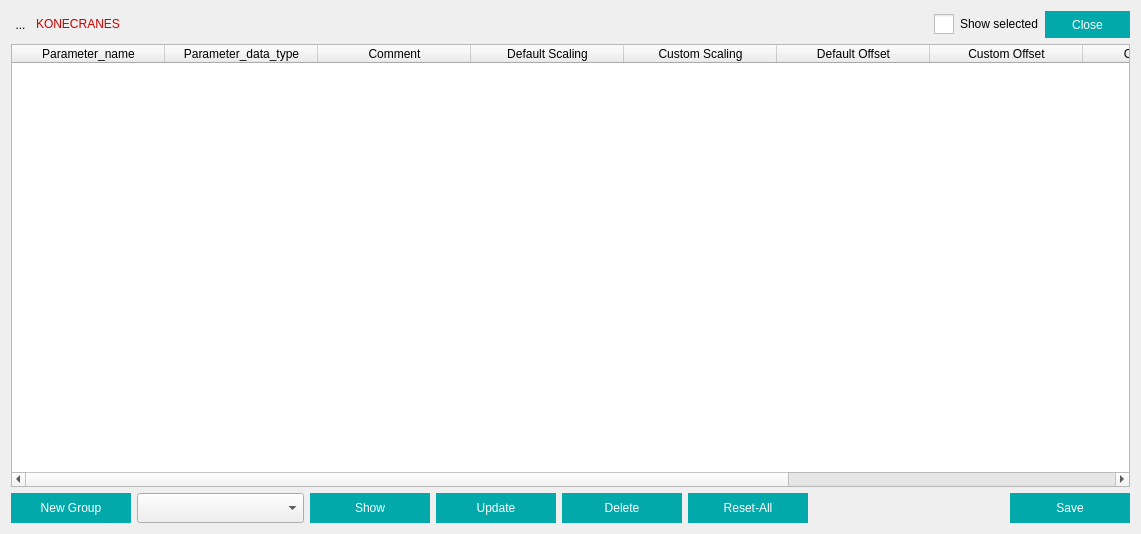
<?xml version="1.0" encoding="UTF-8"?>
<ui version="4.0">
 <class>Scaling</class>
 <widget class="QWidget" name="Scaling">
  <property name="geometry">
   <rect>
    <x>0</x>
    <y>0</y>
    <width>1141</width>
    <height>534</height>
   </rect>
  </property>
  <property name="windowTitle">
   <string>Form</string>
  </property>
  <property name="styleSheet">
   <string notr="true">font: 11pt &quot;MS Shell Dlg 2&quot;;</string>
  </property>
  <layout class="QVBoxLayout" name="verticalLayout_2">
   <item>
    <layout class="QVBoxLayout" name="verticalLayout">
     <item>
      <layout class="QHBoxLayout" name="horizontalLayout_16">
       <item>
        <widget class="QToolButton" name="toolButton">
         <property name="styleSheet">
          <string notr="true">QToolButton{
border:none;
}</string>
         </property>
         <property name="text">
          <string>...</string>
         </property>
         <property name="icon">
          <iconset resource="img.qrc">
           <normaloff>:/images/C_logo.png</normaloff>:/images/C_logo.png</iconset>
         </property>
         <property name="iconSize">
          <size>
           <width>16</width>
           <height>16</height>
          </size>
         </property>
        </widget>
       </item>
       <item>
        <widget class="QLabel" name="label">
         <property name="sizePolicy">
          <sizepolicy hsizetype="Fixed" vsizetype="Fixed">
           <horstretch>0</horstretch>
           <verstretch>0</verstretch>
          </sizepolicy>
         </property>
         <property name="styleSheet">
          <string notr="true">color: rgb(204, 0, 0);</string>
         </property>
         <property name="text">
          <string>KONECRANES</string>
         </property>
        </widget>
       </item>
       <item>
        <spacer name="horizontalSpacer">
         <property name="orientation">
          <enum>Qt::Horizontal</enum>
         </property>
         <property name="sizeHint" stdset="0">
          <size>
           <width>40</width>
           <height>20</height>
          </size>
         </property>
        </spacer>
       </item>
       <item>
        <widget class="QCheckBox" name="chbx_All_saved_group">
         <property name="styleSheet">
          <string notr="true">QCheckBox:indicator
{
	width  : 20px;
	height :20px;
}
QCheckBox::indicator:unchecked
{
	image:url(:/images/unchecked-20x20.png);
}
QCheckBox::indicator:checked
{
	image:url(:/images/checked-20x20.png);
}</string>
         </property>
         <property name="text">
          <string>Show selected</string>
         </property>
        </widget>
       </item>
       <item>
        <widget class="QPushButton" name="pushButton">
         <property name="minimumSize">
          <size>
           <width>85</width>
           <height>27</height>
          </size>
         </property>
         <property name="maximumSize">
          <size>
           <width>85</width>
           <height>27</height>
          </size>
         </property>
         <property name="styleSheet">
          <string notr="true">QPushButton
{
border: 2px solid red;
border-width : 2px;
border-color: rgba(2,169,170,255);
	color: rgb(255, 255, 255);
background-color: rgba(2,169,170,255);
font: 10pt &quot;Open Sans&quot;;
}
QPushButton:pressed
{
	border:1px solid red;
}
 QPushButton:hover 
{
     background-color:rgb(255, 255, 255);
	color: rgb(0, 0, 0);
 }
QToolTip
{
	background-color: rgb(255, 255, 127);
	color:rgb(0,0,0);
}
</string>
         </property>
         <property name="text">
          <string>Close</string>
         </property>
        </widget>
       </item>
      </layout>
     </item>
     <item>
      <widget class="QTableWidget" name="tableWidget">
       <property name="editTriggers">
        <set>QAbstractItemView::NoEditTriggers</set>
       </property>
       <property name="rowCount">
        <number>0</number>
       </property>
       <property name="columnCount">
        <number>10</number>
       </property>
       <attribute name="horizontalHeaderCascadingSectionResizes">
        <bool>false</bool>
       </attribute>
       <attribute name="horizontalHeaderMinimumSectionSize">
        <number>50</number>
       </attribute>
       <attribute name="horizontalHeaderDefaultSectionSize">
        <number>153</number>
       </attribute>
       <column>
        <property name="text">
         <string>Parameter_name</string>
        </property>
       </column>
       <column>
        <property name="text">
         <string>Parameter_data_type</string>
        </property>
       </column>
       <column>
        <property name="text">
         <string>Comment</string>
        </property>
       </column>
       <column>
        <property name="text">
         <string>Default Scaling</string>
        </property>
       </column>
       <column>
        <property name="text">
         <string>Custom Scaling</string>
        </property>
       </column>
       <column>
        <property name="text">
         <string>Default Offset</string>
        </property>
       </column>
       <column>
        <property name="text">
         <string>Custom Offset</string>
        </property>
       </column>
       <column>
        <property name="text">
         <string>Clear Scaling</string>
        </property>
       </column>
       <column>
        <property name="text">
         <string>Clear Offset</string>
        </property>
       </column>
       <column>
        <property name="text">
         <string>Select Parameter</string>
        </property>
       </column>
      </widget>
     </item>
     <item>
      <layout class="QHBoxLayout" name="horizontalLayout">
       <item>
        <widget class="QPushButton" name="pushButton_NewGroup">
         <property name="minimumSize">
          <size>
           <width>120</width>
           <height>30</height>
          </size>
         </property>
         <property name="styleSheet">
          <string notr="true">QPushButton
{
border: 2px solid red;
border-width : 2px;
border-color: rgba(2,169,170,255);
	color: rgb(255, 255, 255);
background-color: rgba(2,169,170,255);
font: 10pt &quot;Open Sans&quot;;
}
QPushButton:pressed
{
	border:1px solid red;
}
 QPushButton:hover 
{
     background-color:rgb(255, 255, 255);
	color: rgb(0, 0, 0);
 }
QToolTip
{
	background-color: rgb(255, 255, 127);
	color:rgb(0,0,0);
}
</string>
         </property>
         <property name="text">
          <string>New Group</string>
         </property>
        </widget>
       </item>
       <item>
        <widget class="QComboBox" name="comboBox_saveGroups">
         <property name="minimumSize">
          <size>
           <width>167</width>
           <height>30</height>
          </size>
         </property>
        </widget>
       </item>
       <item>
        <widget class="QPushButton" name="pushButton_show">
         <property name="minimumSize">
          <size>
           <width>120</width>
           <height>30</height>
          </size>
         </property>
         <property name="styleSheet">
          <string notr="true">QPushButton
{
border: 2px solid red;
border-width : 2px;
border-color: rgba(2,169,170,255);
	color: rgb(255, 255, 255);
background-color: rgba(2,169,170,255);
font: 10pt &quot;Open Sans&quot;;
}
QPushButton:pressed
{
	border:1px solid red;
}
 QPushButton:hover 
{
     background-color:rgb(255, 255, 255);
	color: rgb(0, 0, 0);
 }
QToolTip
{
	background-color: rgb(255, 255, 127);
	color:rgb(0,0,0);
}
</string>
         </property>
         <property name="text">
          <string>Show</string>
         </property>
        </widget>
       </item>
       <item>
        <widget class="QPushButton" name="pushButton_update">
         <property name="minimumSize">
          <size>
           <width>120</width>
           <height>30</height>
          </size>
         </property>
         <property name="styleSheet">
          <string notr="true">QPushButton
{
border: 2px solid red;
border-width : 2px;
border-color: rgba(2,169,170,255);
	color: rgb(255, 255, 255);
background-color: rgba(2,169,170,255);
font: 10pt &quot;Open Sans&quot;;
}
QPushButton:pressed
{
	border:1px solid red;
}
 QPushButton:hover 
{
     background-color:rgb(255, 255, 255);
	color: rgb(0, 0, 0);
 }
QToolTip
{
	background-color: rgb(255, 255, 127);
	color:rgb(0,0,0);
}
</string>
         </property>
         <property name="text">
          <string>Update</string>
         </property>
        </widget>
       </item>
       <item>
        <widget class="QPushButton" name="pushButton_Delete">
         <property name="minimumSize">
          <size>
           <width>120</width>
           <height>30</height>
          </size>
         </property>
         <property name="styleSheet">
          <string notr="true">QPushButton
{
border: 2px solid red;
border-width : 2px;
border-color: rgba(2,169,170,255);
	color: rgb(255, 255, 255);
background-color: rgba(2,169,170,255);
font: 10pt &quot;Open Sans&quot;;
}
QPushButton:pressed
{
	border:1px solid red;
}
 QPushButton:hover 
{
     background-color:rgb(255, 255, 255);
	color: rgb(0, 0, 0);
 }
QToolTip
{
	background-color: rgb(255, 255, 127);
	color:rgb(0,0,0);
}
</string>
         </property>
         <property name="text">
          <string>Delete</string>
         </property>
        </widget>
       </item>
       <item>
        <widget class="QPushButton" name="pushButton_ClearValue">
         <property name="minimumSize">
          <size>
           <width>120</width>
           <height>30</height>
          </size>
         </property>
         <property name="styleSheet">
          <string notr="true">QPushButton
{
border: 2px solid red;
border-width : 2px;
border-color: rgba(2,169,170,255);
	color: rgb(255, 255, 255);
background-color: rgba(2,169,170,255);
font: 10pt &quot;Open Sans&quot;;
}
QPushButton:pressed
{
	border:1px solid red;
}
 QPushButton:hover 
{
     background-color:rgb(255, 255, 255);
	color: rgb(0, 0, 0);
 }
QToolTip
{
	background-color: rgb(255, 255, 127);
	color:rgb(0,0,0);
}
</string>
         </property>
         <property name="text">
          <string>Reset-All</string>
         </property>
        </widget>
       </item>
       <item>
        <spacer name="horizontalSpacer_2">
         <property name="orientation">
          <enum>Qt::Horizontal</enum>
         </property>
         <property name="sizeHint" stdset="0">
          <size>
           <width>40</width>
           <height>20</height>
          </size>
         </property>
        </spacer>
       </item>
       <item>
        <widget class="QPushButton" name="m_PshBtn_Save">
         <property name="minimumSize">
          <size>
           <width>120</width>
           <height>30</height>
          </size>
         </property>
         <property name="maximumSize">
          <size>
           <width>100</width>
           <height>30</height>
          </size>
         </property>
         <property name="toolTip">
          <string>&lt;!DOCTYPE HTML PUBLIC &quot;-//W3C//DTD HTML 4.0//EN&quot; &quot;http://www.w3.org/TR/REC-html40/strict.dtd&quot;&gt;
&lt;html&gt;&lt;head&gt;&lt;meta name=&quot;qrichtext&quot; content=&quot;1&quot; /&gt;&lt;style type=&quot;text/css&quot;&gt;
p, li { white-space: pre-wrap; }
&lt;/style&gt;&lt;/head&gt;&lt;body style=&quot; font-family:'Open Sans'; font-size:10pt; font-weight:400; font-style:normal;&quot;&gt;
&lt;p style=&quot; margin-top:0px; margin-bottom:0px; margin-left:0px; margin-right:0px; -qt-block-indent:0; text-indent:0px;&quot;&gt;&lt;span style=&quot; font-family:'Sans Serif'; font-size:9pt; font-weight:600;&quot;&gt;Click to Go&lt;/span&gt;&lt;/p&gt;&lt;/body&gt;&lt;/html&gt;</string>
         </property>
         <property name="styleSheet">
          <string notr="true">QPushButton
{
border: 2px solid red;
border-width : 2px;
border-color: rgba(2,169,170,255);
	color: rgb(255, 255, 255);
background-color: rgba(2,169,170,255);
font: 10pt &quot;Open Sans&quot;;
}
QPushButton:pressed
{
	border:1px solid red;
}
 QPushButton:hover 
{
     background-color:rgb(255, 255, 255);
	color: rgb(0, 0, 0);
 }
QToolTip
{
	background-color: rgb(255, 255, 127);
	color:rgb(0,0,0);
}
</string>
         </property>
         <property name="text">
          <string>Save</string>
         </property>
         <property name="icon">
          <iconset resource="img.qrc">
           <normaloff>:/images/save-local.png</normaloff>:/images/save-local.png</iconset>
         </property>
        </widget>
       </item>
      </layout>
     </item>
    </layout>
   </item>
  </layout>
 </widget>
 <resources>
  <include location="img.qrc"/>
 </resources>
 <connections/>
</ui>
